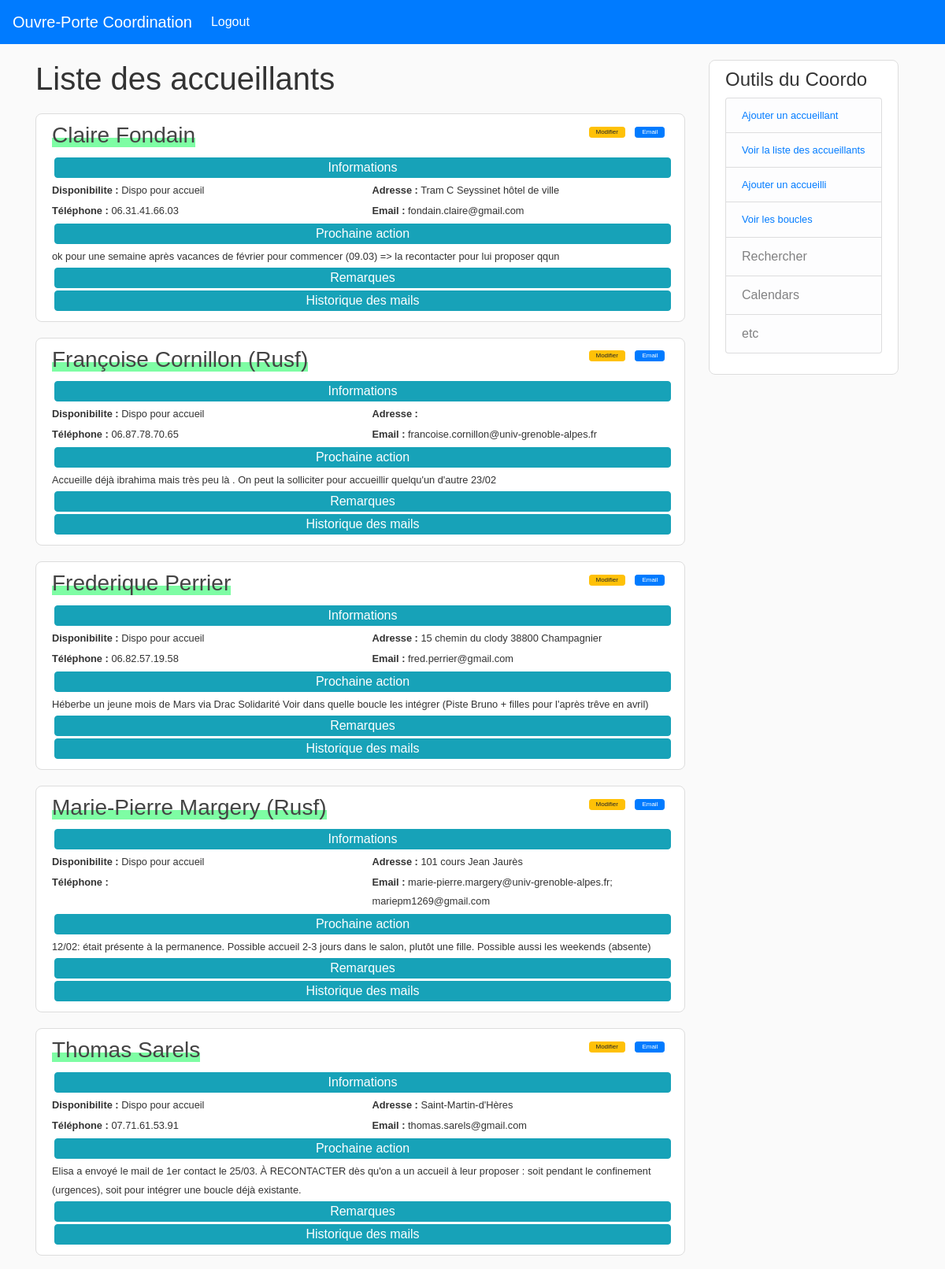
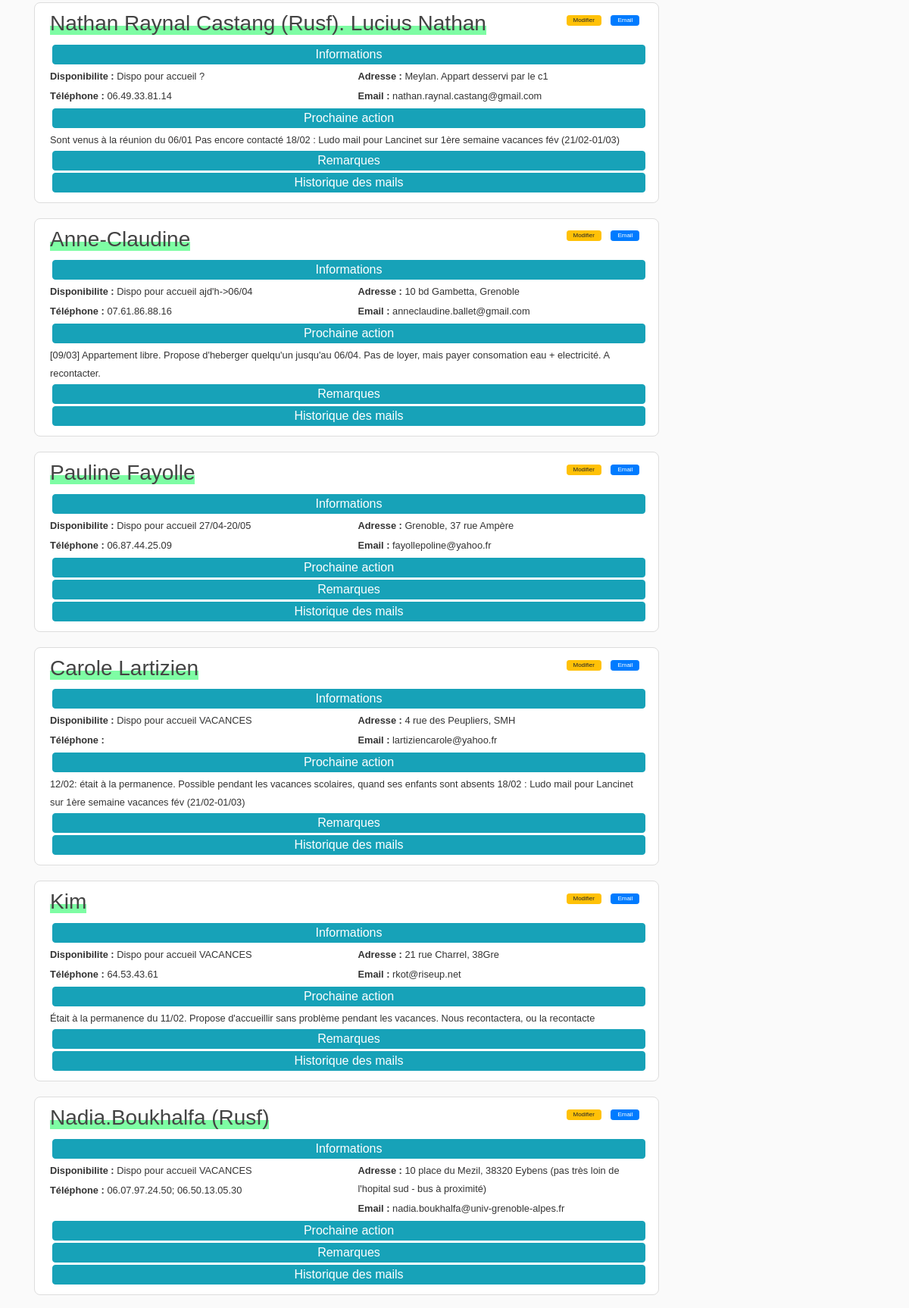
The page /liste_accueillants (signed in, upper part) on the database its author committed (2 pictures, top to bottom).
### flask_app/models.py (models this page shows, shortened)
class Accueillant(db.Model):
    __tablename__ = 'accueillants'
    id = db.Column(db.Integer, primary_key=True)
    disponibilite = db.Column(db.String(120), unique=False, nullable=True)
    nom = db.Column(db.String(120), unique=True, nullable=False)
    tel = db.Column(db.String(120), unique=False, nullable=True)
    adresse = db.Column(db.String(120), unique=False, nullable=True)
    email = db.Column(db.String(120), unique=False, nullable=True)
    next_action = db.Column(db.Text, unique=False, nullable=True)
    remarques = db.Column(db.Text, unique=False, nullable=True)
    accueillis = db.relationship("Accueilli",
                                    secondary=Accueil,
                                    backref= db.backref('accueillants'))

### flask_app/routes.py (the view)
@app.route('/liste_accueillants', methods=['GET', 'POST'])
@login_required
def liste_accueillants():
    liste_accueillants = Accueillant.query.all()
    dict_emails = get_conversations(Email_OP.query.distinct())
    form = SendMailForm()
    if form.validate_on_submit():
        mailer.send_email_simple(
            'florian.dadouchi@gmail.com', form.body.data, 'test formulaire')
    return render_template('liste_accueillants.html',
                           accueillants=liste_accueillants,
                           emails=dict_emails,
                           title="Accueillants",
                           form=form)

### flask_app/models.py (called while the page is built)
@login_manager.user_loader
def load_coordinateur(coordo_id):
    return Coordinateur.query.get(int(coordo_id))

### flask_app/utils_mailer.py (called while the page is built)
def get_conversations(mails_roundcube):
    liste_receivers_deep = [mail.to_ for mail in mails_roundcube]
    liste_receivers_flat = [
        receiver for tuple_ in liste_receivers_deep for receiver in tuple_]
    liste_emails = [mail.from_ for mail in mails_roundcube] + \
        liste_receivers_flat
    mail_Dict = {k: [mail for mail in mails_roundcube if (mail.from_ == k or k in mail.to_)]
                 for k in set(liste_emails)}
    mail_Dict_sorted = {k: sorted(v, key=lambda x: x.date_, reverse=True)
                        for k, v in mail_Dict.items()}
    return mail_Dict_sorted

### flask_app/templates/liste_accueillants.html (shortened to what this page needs)
{% extends "layout.html" %}
{% block content %}
<h1>Liste des accueillants</h1>
{% for accueillant in accueillants %}
<article class="media-custom content-section">
    <div class="media-body">
        <div class="row">
            <div class="col-sm-10">
                <h3 class="article-title "> <span class="title-custom"> {{ accueillant.nom }} </span> </h3>
            </div>
            <div class="col-sm-2">
                <a href="{{ url_for('update_accueillant', acc_id=accueillant.id) }}"
                    class="btn btn-warning btn-sm m-1 py-0" role="button" style="font-size: 0.5em;" aria-pressed="true">
                    Modifier
                </a>
                <button type="button" class="btn btn-primary btn-sm m-1 py-0" style="font-size: 0.5em;"
                    data-toggle="modal" data-target="#exampleModalLong">
                    Email
                </button>
            </div>
        </div>
        <button type="button" class="btn btn-info btn-block btn-collapse-custom" data-toggle="collapse"
            data-target="#info-{{accueillant.id}}">Informations</button>
        <div id="info-{{accueillant.id}}" class="collapse show">
            <div class="row">
                <div class="col-md-6">
                    <p class="p-custom"><small> <b>Disponibilite :</b> {{ accueillant.disponibilite }}</small></p>
                    <p class="p-custom"><small> <b>Téléphone :</b> {{ accueillant.tel }}</small></p>
                </div>
                <div class="col-md-6">
                    <p class="p-custom"><small> <b>Adresse :</b> {{ accueillant.adresse }} </small></p>
                    <p class="p-custom"><small> <b>Email :</b> {{ accueillant.email }}</small></p>
                </div>
            </div>
        </div>
        <button type="button" class="btn btn-info btn-block btn-collapse-custom" data-toggle="collapse"
            data-target="#action-{{accueillant.id}}">Prochaine action</button>
        <div id="action-{{accueillant.id}}" class="collapse show">
            <small>{{ accueillant.next_action }}</small>
        </div>
        <button type="button" class="btn btn-info btn-block btn-collapse-custom" data-toggle="collapse"
            data-target="#remarque-{{accueillant.id}}">Remarques</button>
        <button type="button" class="btn btn-info btn-block btn-collapse-custom" data-toggle="collapse"
            data-target="#emails-{{accueillant.id}}">Historique des mails</button>
            </article>
            {% endfor %}
            {% endblock content %}

### flask_app/static/main.css (style rules this page uses)
body { background: #fafafa; color: #333333; font-family: Verdana, Geneva, sans-serif !important; }
h1 { margin-top: 20px; margin-bottom: 20px; }
.content-section { background: #ffffff; border-radius: 8px; border: 1px solid #dddddd; padding: 10px 20px; margin-bottom: 20px; margin-top: 20px; }
.article-title { color: #444444; }
.title-custom { background-image: linear-gradient(#fff 60%, #00fb4b81 55%); }
.btn-collapse-custom { margin: 3px; padding: 0; }
.p-custom { margin-bottom: 2px; }

### rows shown on the page
Accueillant: nom "Claire Fondain", disponibilite "Dispo pour accueil", tel "06.31.41.66.03", adresse "Tram C Seyssinet hôtel de ville", email "fondain.claire@gmail.com", next_action "ok pour une semaine après vacances de février pour commencer (09.03) => la recontacter pour lui proposer qqun"
Accueillant: nom "Françoise Cornillon (Rusf)", disponibilite "Dispo pour accueil", tel "06.87.78.70.65", email "francoise.cornillon@univ-grenoble-alpes.fr", next_action "Accueille déjà ibrahima mais très peu là . On peut la solliciter pour accueillir quelqu'un d'autre 23/02"
Accueillant: nom "Frederique Perrier", disponibilite "Dispo pour accueil", tel "06.82.57.19.58", adresse "15 chemin du clody 38800 Champagnier", email "fred.perrier@gmail.com", next_action "Héberbe un jeune mois de Mars via Drac Solidarité Voir dans quelle boucle les intégrer (Piste Bruno + filles pour l'après trêve en avril)"
Accueillant: nom "Marie-Pierre Margery (Rusf)", disponibilite "Dispo pour accueil", adresse "101 cours Jean Jaurès", email "marie-pierre.margery@univ-grenoble-alpes.fr; mariepm1269@gmail.com", next_action "12/02: était présente à la permanence. Possible accueil 2-3 jours dans le salon, plutôt une fille. Possible aussi les weekends (absente)"
Accueillant: nom "Thomas Sarels", disponibilite "Dispo pour accueil", tel "07.71.61.53.91", adresse "Saint-Martin-d'Hères", email "thomas.sarels@gmail.com", next_action "Elisa a envoyé le mail de 1er contact le 25/03. À RECONTACTER dès qu'on a un accueil à leur proposer : soit pendant le confinement (urgences), soit pour intégrer une boucle déjà existante."
Accueillant: nom "Nathan Raynal Castang (Rusf). Lucius Nathan", disponibilite "Dispo pour accueil ?", tel "06.49.33.81.14", adresse "Meylan. Appart desservi par le c1", email "nathan.raynal.castang@gmail.com", next_action "Sont venus à la réunion du 06/01 Pas encore contacté 18/02 : Ludo mail pour Lancinet sur 1ère semaine vacances fév (21/02-01/03)"
Accueillant: nom "Anne-Claudine", disponibilite "Dispo pour accueil ajd'h->06/04", tel "07.61.86.88.16", adresse "10 bd Gambetta, Grenoble", email "anneclaudine.ballet@gmail.com", next_action "[09/03] Appartement libre. Propose d'heberger quelqu'un jusqu'au 06/04. Pas de loyer, mais payer consomation eau + electricité. A recontacter."
Accueillant: nom "Pauline Fayolle", disponibilite "Dispo pour accueil 27/04-20/05", tel "06.87.44.25.09", adresse "Grenoble, 37 rue Ampère", email "fayollepoline@yahoo.fr"
Accueillant: nom "Carole Lartizien", disponibilite "Dispo pour accueil VACANCES", adresse "4 rue des Peupliers, SMH", email "lartiziencarole@yahoo.fr", next_action "12/02: était à la permanence. Possible pendant les vacances scolaires, quand ses enfants sont absents 18/02 : Ludo mail pour Lancinet sur 1ère semaine vacances fév (21/02-01/03)"
Accueillant: nom "Kim", disponibilite "Dispo pour accueil VACANCES", tel "64.53.43.61", adresse "21 rue Charrel, 38Gre", email "rkot@riseup.net", next_action "Était à la permanence du 11/02. Propose d'accueillir sans problème pendant les vacances. Nous recontactera, ou la recontacte"
Accueillant: nom "Nadia.Boukhalfa (Rusf)", disponibilite "Dispo pour accueil VACANCES", tel "06.07.97.24.50; 06.50.13.05.30", adresse "10 place du Mezil, 38320 Eybens (pas très loin de l'hopital sud - bus à proximité)", email "nadia.boukhalfa@univ-grenoble-alpes.fr"
